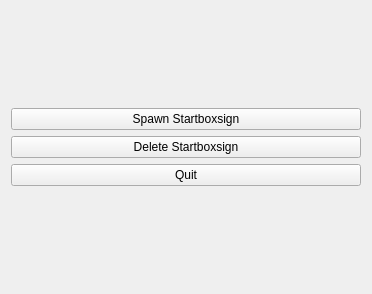
<?xml version="1.0" encoding="UTF-8"?>
<ui version="4.0">
 <class>Widget</class>
 <widget class="QWidget" name="Widget">
  <property name="geometry">
   <rect>
    <x>0</x>
    <y>0</y>
    <width>372</width>
    <height>294</height>
   </rect>
  </property>
  <property name="windowTitle">
   <string>QWidget</string>
  </property>
  <layout class="QVBoxLayout" name="verticalLayout_2">
   <item>
    <layout class="QVBoxLayout" name="verticalLayout">
     <item>
      <spacer name="verticalSpacer">
       <property name="orientation">
        <enum>Qt::Vertical</enum>
       </property>
       <property name="sizeHint" stdset="0">
        <size>
         <width>20</width>
         <height>40</height>
        </size>
       </property>
      </spacer>
     </item>
     <item>
      <layout class="QHBoxLayout" name="horizontalLayout"/>
     </item>
     <item>
      <widget class="QPushButton" name="pushButton_spawn_startboxsign">
       <property name="text">
        <string>Spawn Startboxsign</string>
       </property>
      </widget>
     </item>
     <item>
      <widget class="QPushButton" name="pushButton_delete_startboxsign">
       <property name="text">
        <string>Delete Startboxsign</string>
       </property>
      </widget>
     </item>
     <item>
      <widget class="QPushButton" name="pushButton_quit">
       <property name="text">
        <string>Quit</string>
       </property>
      </widget>
     </item>
     <item>
      <layout class="QHBoxLayout" name="horizontalLayout_2"/>
     </item>
     <item>
      <spacer name="verticalSpacer_3">
       <property name="orientation">
        <enum>Qt::Vertical</enum>
       </property>
       <property name="sizeHint" stdset="0">
        <size>
         <width>20</width>
         <height>40</height>
        </size>
       </property>
      </spacer>
     </item>
    </layout>
   </item>
  </layout>
 </widget>
 <resources/>
 <connections/>
</ui>
